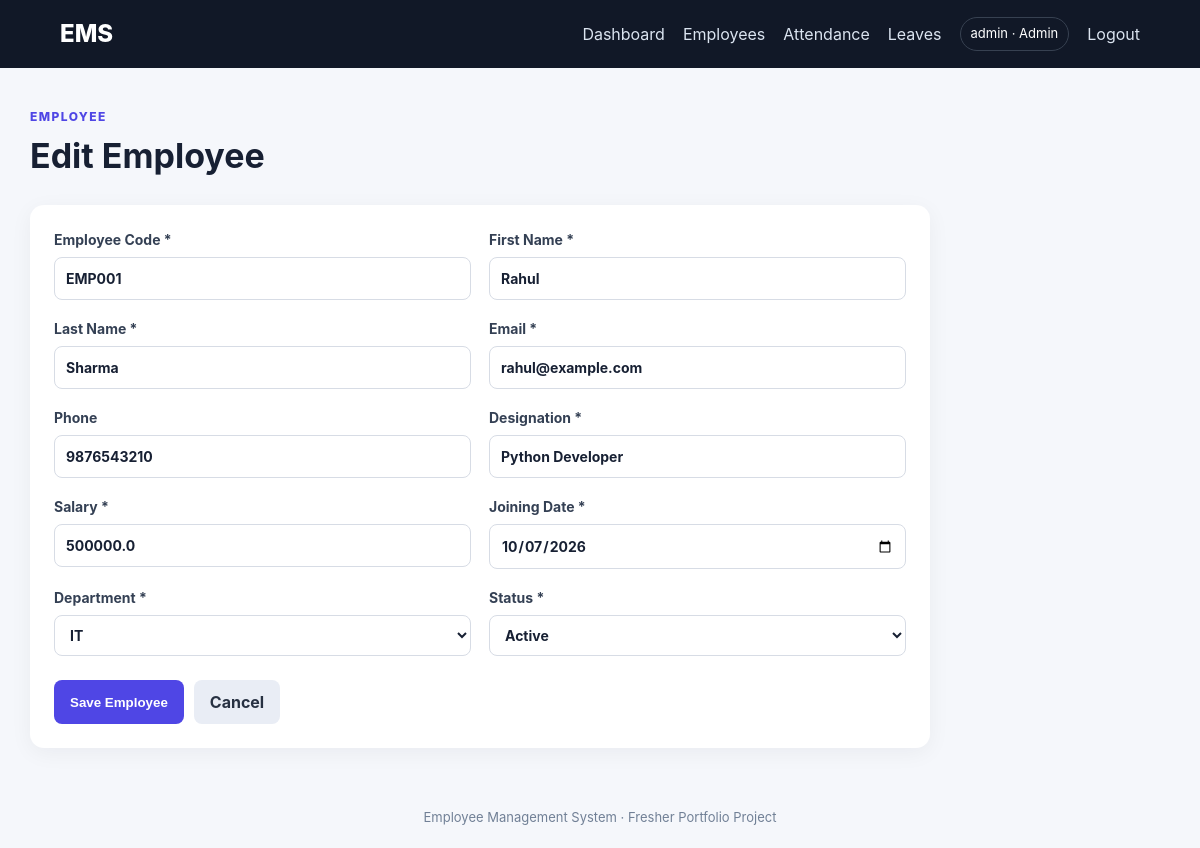
Screenshot of /employees/1/edit (signed in) with the database file from the repository.
### app/models.py (models this page shows, shortened)
class User(UserMixin, db.Model):
    __tablename__ = 'users'
    id = db.Column(db.Integer, primary_key=True)
    username = db.Column(db.String(80), unique=True, nullable=False)
    password_hash = db.Column(db.String(255), nullable=False)
    role = db.Column(db.String(20), nullable=False, default='employee')
    employee_id = db.Column(db.Integer, db.ForeignKey('employees.id'), nullable=True, unique=True)
    employee = db.relationship('Employee', back_populates='user', foreign_keys=[employee_id])

class Employee(db.Model):
    __tablename__ = 'employees'
    id = db.Column(db.Integer, primary_key=True)
    employee_code = db.Column(db.String(30), unique=True, nullable=False)
    first_name = db.Column(db.String(80), nullable=False)
    last_name = db.Column(db.String(80), nullable=False)
    email = db.Column(db.String(120), unique=True, nullable=False)
    phone = db.Column(db.String(30))
    designation = db.Column(db.String(100), nullable=False)
    salary = db.Column(db.Float, nullable=False, default=0)
    joining_date = db.Column(db.Date, nullable=False, default=date.today)
    status = db.Column(db.String(20), nullable=False, default='Active')
    department_id = db.Column(db.Integer, db.ForeignKey('departments.id'), nullable=False)
    department = db.relationship('Department', back_populates='employees')
    user = db.relationship('User', back_populates='employee', uselist=False, foreign_keys=[User.employee_id])
    attendance_records = db.relationship('Attendance', back_populates='employee', cascade='all, delete-orphan')
    leaves = db.relationship('Leave', back_populates='employee', cascade='all, delete-orphan')

class Department(db.Model):
    __tablename__ = 'departments'
    id = db.Column(db.Integer, primary_key=True)
    name = db.Column(db.String(100), unique=True, nullable=False)
    description = db.Column(db.String(255))
    employees = db.relationship('Employee', back_populates='department', lazy=True)

### app/employees.py (the view, shortened to what this page needs)
@employees_bp.route('/<int:employee_id>/edit', methods=['GET', 'POST'])
@login_required
@roles_required('admin', 'hr')
def edit_employee(employee_id):
    employee = Employee.query.get_or_404(employee_id)
    departments = Department.query.order_by(Department.name).all()
    return render_template('employees/form.html', employee=employee, departments=departments, title='Edit Employee')

### app/templates/employees/form.html (shortened to what this page needs)
{% extends 'base.html' %}
{% block content %}
<div class="page-heading"><div><p class="eyebrow">Employee</p><h1>{{ title }}</h1></div></div>
<form class="form-card" method="post">
  <div class="form-grid">
    <label>Employee Code *<input name="employee_code" value="{{ employee.employee_code if employee else '' }}" required></label>
    <label>First Name *<input name="first_name" value="{{ employee.first_name if employee else '' }}" required></label>
    <label>Last Name *<input name="last_name" value="{{ employee.last_name if employee else '' }}" required></label>
    <label>Email *<input type="email" name="email" value="{{ employee.email if employee else '' }}" required></label>
    <label>Phone<input name="phone" value="{{ employee.phone if employee else '' }}"></label>
    <label>Designation *<input name="designation" value="{{ employee.designation if employee else '' }}" required></label>
    <label>Salary *<input type="number" step="0.01" min="0" name="salary" value="{{ employee.salary if employee else 0 }}" required></label>
    <label>Joining Date *<input type="date" name="joining_date" value="{{ employee.joining_date.isoformat() if employee and employee.joining_date else '' }}" required></label>
    <label>Department *<select name="department_id" required>{% for d in departments %}<option value="{{ d.id }}" {% if employee and employee.department_id == d.id %}selected{% endif %}>{{ d.name }}</option>{% endfor %}</select></label>
    <label>Status *<select name="status"><option {% if employee and employee.status == 'Active' %}selected{% endif %}>Active</option></select></label>
  </div>
  <div class="actions"><button class="button" type="submit">Save Employee</button><a class="button secondary" href="{{ url_for('employees.list_employees') }}">Cancel</a></div>
</form>
{% endblock %}

### app/templates/base.html (shortened to what this page needs)
<!doctype html>
<html lang="en">
<head>
  <link rel="stylesheet" href="{{ url_for('static', filename='style.css') }}">
</head>
<body>
<nav class="navbar">
  <a class="brand" href="{{ url_for('main.dashboard') if current_user.is_authenticated else url_for('main.home') }}">EMS</a>
  {% if current_user.is_authenticated %}
  <div class="nav-links">
    <a href="{{ url_for('main.dashboard') }}">Dashboard</a>
    <a href="{{ url_for('employees.list_employees') }}">Employees</a>
    <a href="{{ url_for('attendance.list_attendance') }}">Attendance</a>
    <a href="{{ url_for('leaves.list_leaves') }}">Leaves</a>
    <span class="user-pill">{{ current_user.username }} · {{ current_user.role|title }}</span>
    <a href="{{ url_for('auth.logout') }}">Logout</a>
  </div>
  {% endif %}
</nav>
<main class="container">
  {% block content %}{% endblock %}
</main>
<footer>Employee Management System · Fresher Portfolio Project</footer>
</body>
</html>

### app/static/style.css (style rules this page uses)
* { box-sizing:border-box }
body { margin:0;font-family:Inter,Segoe UI,Arial,sans-serif;background:#f5f7fb;color:#172033;line-height:1.5 }
.navbar { height:68px;background:#111827;color:white;display:flex;align-items:center;justify-content:space-between;padding:0 5%;position:sticky;top:0;z-index:10 }
.brand { font-size:24px;font-weight:800;color:white;text-decoration:none }
.nav-links { display:flex;gap:18px;align-items:center }
.nav-links a { color:#dbe4f0;text-decoration:none }
.user-pill { padding:6px 10px;border:1px solid #374151;border-radius:20px;font-size:13px }
.container { max-width:1180px;margin:0 auto;padding:40px 20px;min-height:calc(100vh - 120px) }
footer { text-align:center;padding:20px;color:#718096;font-size:13px }
.eyebrow { text-transform:uppercase;letter-spacing:.12em;font-size:12px;font-weight:800;color:#4f46e5;margin:0 }
.card,.stat,.form-card,.auth-card { background:white;border-radius:14px;padding:24px;box-shadow:0 5px 22px rgba(17,24,39,.05) }
.page-heading { display:flex;justify-content:space-between;align-items:center;margin-bottom:24px }
.page-heading h1 { margin:4px 0 0;font-size:34px }
.actions { display:flex;gap:10px;flex-wrap:wrap }
.button,.small-button { display:inline-block;border:0;background:#4f46e5;color:white;text-decoration:none;padding:10px 16px;border-radius:8px;font-weight:700;cursor:pointer }
.button.secondary { background:#e9edf5;color:#273142 }
.form-card { max-width:900px }
.form-grid { display:grid;grid-template-columns:repeat(2,1fr);gap:18px;margin-bottom:24px }
label { display:block;font-weight:700;font-size:14px;color:#344054 }
input,select,textarea { width:100%;margin-top:7px;border:1px solid #d7dce5;border-radius:8px;padding:10px 11px;font:inherit;background:white;color:#172033 }

### rows the page displays
User: username "admin", role "Admin"
Employee: employee_code "EMP001", first_name "Rahul", last_name "Sharma", email "rahul@example.com", phone "9876543210", designation "Python Developer", salary "500000.0", joining_date "10/07/2026", department_id "IT", status "Active"

### other values shown
{{ title }} "Edit Employee"
